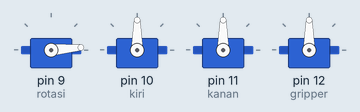
Simulated run of this sketch. Board: Arduino Uno, built with avr-gcc and run on an emulated ATmega328P. Parts: 4 × servo.

Above: at 0.1 s.
At 2.1 s:
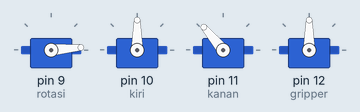
At 6.4 s:
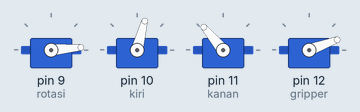
At 11.4 s:
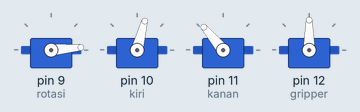
At 18.8 s:
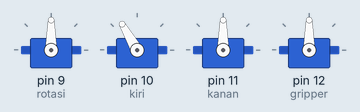
At 37.6 s:
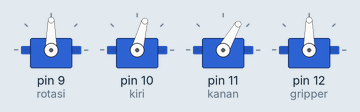
Timing chart, 0 to 40.0 s (numbered marks = the images above):
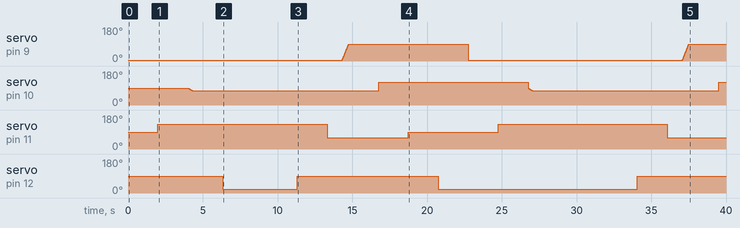

The sketch:

kontrolrobotarm.ino
```cpp
#include<Wire.h>
#include<Servo.h>

Servo rotasi;
Servo kiri;
Servo kanan;
Servo gripper;

int a;
int b;

void maju(){
  for(b=90;b>=75;b--){
    kiri.write(b);
    delay(20);
    }
  }

void pack1(){
  for(a=5;a<=90;a++){
    rotasi.write(a);
    delay(5);
  }
 }

 void pack2(){
  for(a=5;a<=45;a++){
    rotasi.write(a);
    delay(5);
  }
 }

void armsatu(){
  rotasi.write(5);
  delay(2000);
  kanan.write(130);
  delay(2000);
  maju();
  delay(2000);
  gripper.write(20);
  delay(5000);
  gripper.write(90);
  delay(2000);
  kanan.write(60);
  delay(1000);
  pack1();
  delay(2000);
  kiri.write(120);
  delay(2000);
  kanan.write(90);
  delay(2000);
  gripper.write(20);
  delay(2000);
  }


void armdua(){
  rotasi.write(5);
  delay(1000);
  kanan.write(130);
  delay(1000);
  kiri.write(75);
  delay(1000);
  gripper.write(20);
  delay(1000);
  gripper.write(90);
  delay(1000);
  kanan.write(60);
  delay(1000);
  pack2();
  delay(1000);
  kiri.write(80);
  delay(1000);
  kanan.write(110);
  delay(1000);
  gripper.write(20);
  delay(1000);
  }

void setup(){
  rotasi.attach(9); //kanan kiri
  kiri.attach(10); //maju mundur
  kanan.attach(11); //atas bawah
  gripper.attach(12); //capit
}

void loop(){
  armsatu();
  //armdua();
}
```

Measured:
- by itself, servo on pin 10 (kiri): ramps from 120° to 75° and jumps back, once every 22.8 s
- by itself, servo on pin 11 (kanan): 90° → 130° at 2.0 s, → 60° 11.3 s later, → 90° 5.4 s later, → 130° 6.0 s later, … (5 changes in this stretch)
- by itself, servo on pin 12 (gripper): 90° → 20° at 6.3 s, → 90° 5.0 s later, → 20° 9.4 s later, → 90° 13.3 s later
